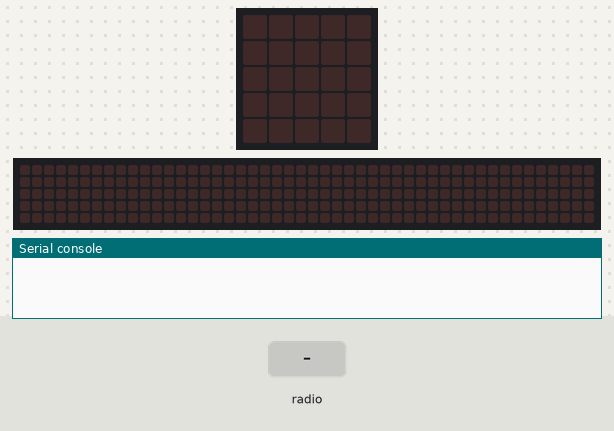
A program run on a simulated BBC micro:bit (MakeCode). Parts: the board's 5×5 LED display, a strip that is not on the board, showing the scrolling text unrolled, the last lines printed to the serial console. The test bench sets the inputs (shaded band). The 48×5 strip is a reading aid, not a part: it shows the text the display is scrolling, unrolled, one strip-width of it at a time.

Above: at 1.2 s.
1.3 s: radio message "1" arrives
At 10.07 s:
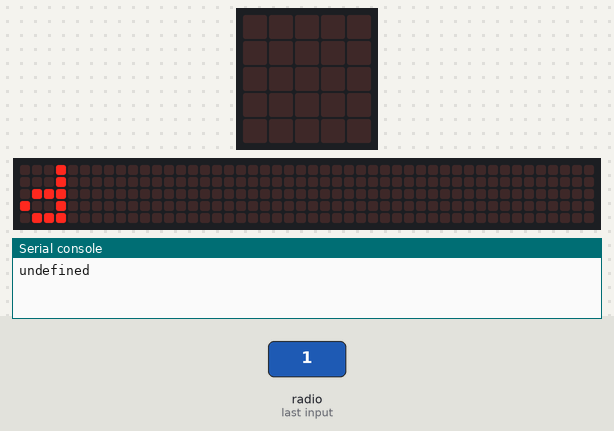
10.3 s: radio message "2" arrives
At 10.37 s:
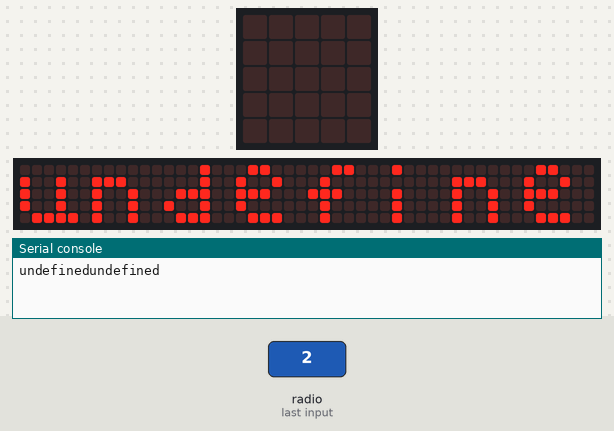

The program:

mainMicrobit.py
```python
def on_received_string(receivedString):
    global list2, recvFromId, recvData
    list2 = receivedString.split("-")
    recvFromId = parse_float(list2[0])
    if recvFromId != 0:
        recvData = list2[1]
        serial.write_string("" + (recvData))
        basic.show_string("" + (recvData))
radio.on_received_string(on_received_string)

def on_data_received():
    global cmd
    cmd = serial.read_until(serial.delimiters(Delimiters.HASH))
    if cmd == "0":
        radio.send_string("0-1-0")
    elif cmd == "1":
        radio.send_string("0-1-1")
    elif cmd == "2":
        radio.send_string("0-2-0")
    elif cmd == "3":
        radio.send_string("0-2-1")
serial.on_data_received(serial.delimiters(Delimiters.HASH), on_data_received)

cmd = ""
recvData = ""
recvFromId = 0
list2: List[str] = []
radio.set_group(1)
id2 = 0
```

Measured:
- after the input at 1.3 s, the display: first changes at once (image 1 shows a later state)
- after the input at 10.3 s, the display: changes at once (image 2)
